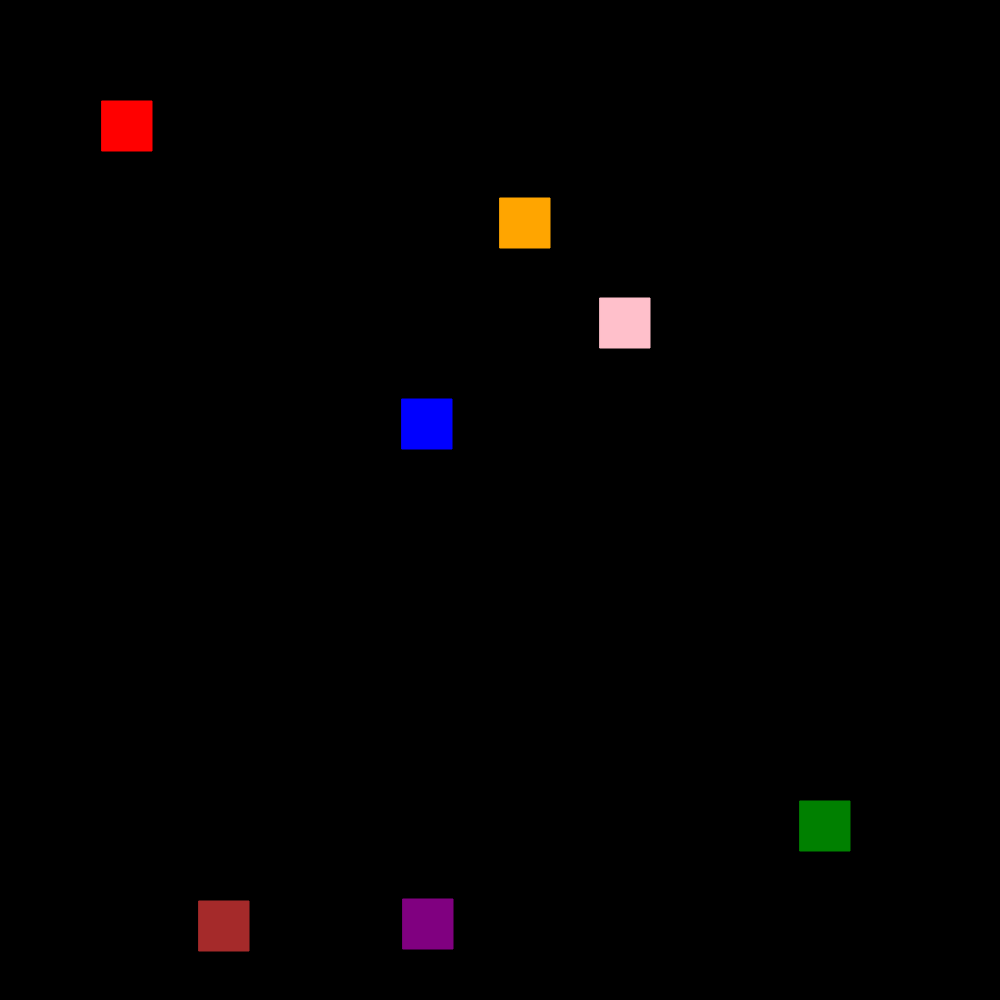
Frame 1 (no input)
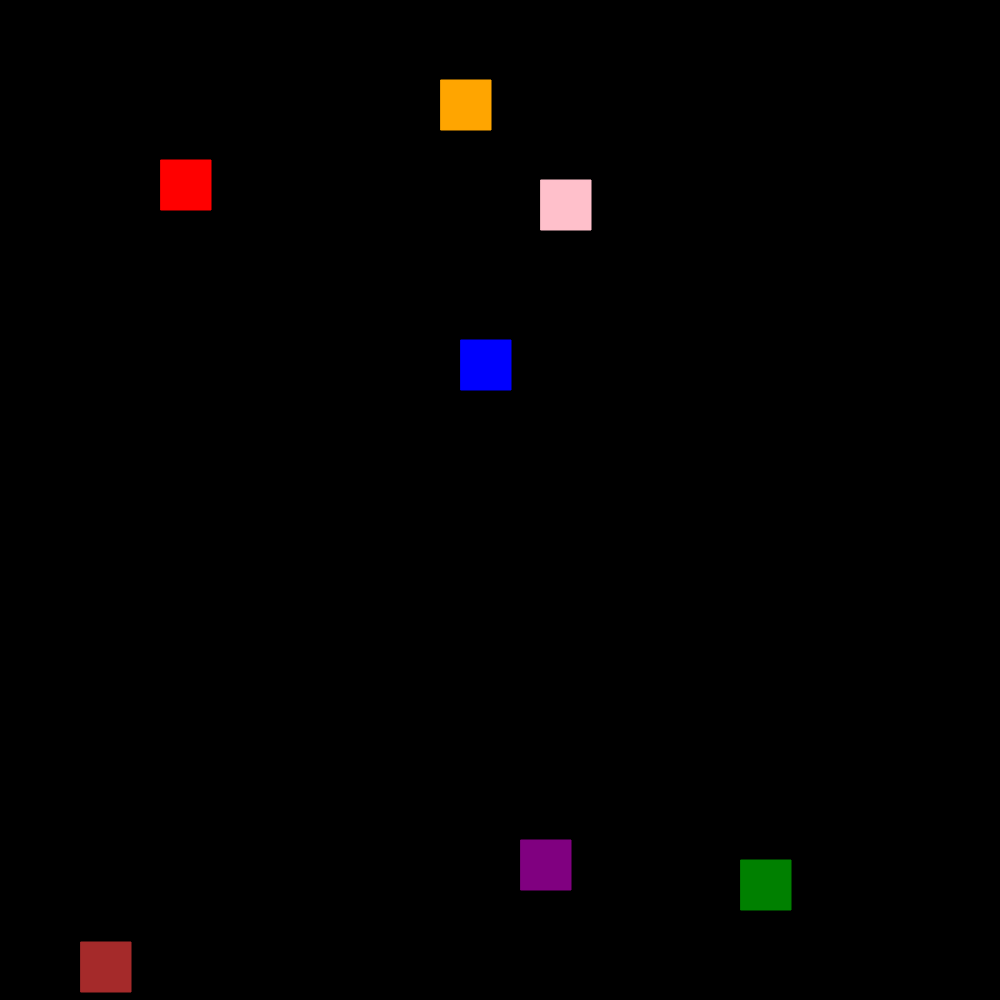
Frame 60 (no input)
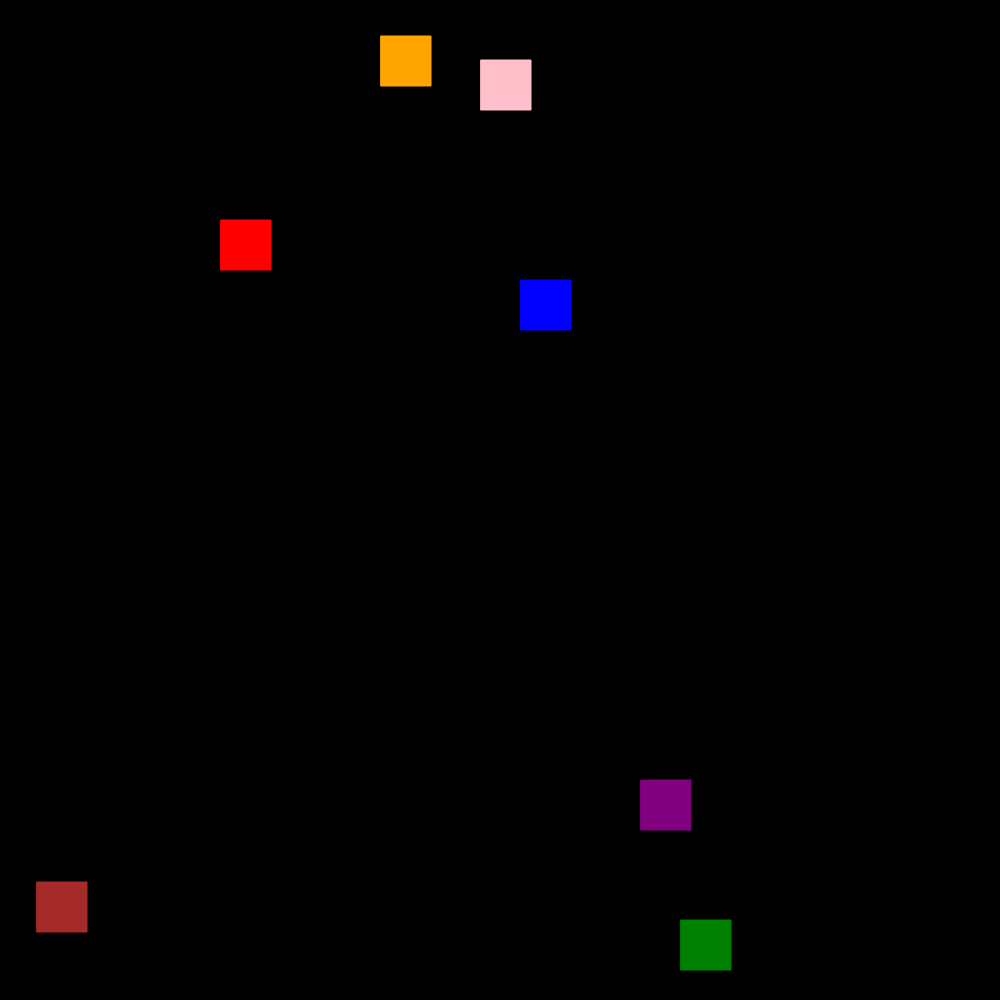
Frame 120 (the mouse pressed at the canvas centre since frame 60)

The p5.js sketch that drew these frames (run headless with seeded random() and noise() and a simulated clock; from frame 60 on, the mouse is pressed at the canvas centre):

// p5.js sketch
// ── sketch.js
var testSquare;
var myArrayOfSquares = [1, 2, 3, 4, 5, 6, 7];


function setup() {
  createCanvas(1000, 1000);
  myArrayOfSquares[0] = new squares(100, 100, "red", 950, 950, 50, 50, 1, 1);
  myArrayOfSquares[1] = new squares(800, 800, "green", 950, 950, 50, 50, -1, 1);
  myArrayOfSquares[2] = new squares(400, 400, "blue", 950, 950, 50, 50, 1, -1);
  myArrayOfSquares[3] = new squares(500, 200, "orange", 950, 950, 50, 50, -1, -2);
  myArrayOfSquares[4] = new squares(400, 900, "purple", 950, 950, 50, 50, 2, -1);
  myArrayOfSquares[5] = new squares(600, 300, "pink", 950, 950, 50, 50, -1, -2);
  myArrayOfSquares[6] = new squares(200, 900, "brown", 950, 950, 50, 50, -2, 1);
  background("Black");
}

function draw() {
  background("black");
  for (var index = 0; index < myArrayOfSquares.length; index++) {
    myArrayOfSquares[index].display();
    
  }
}



function squares(xLocation, yLocation, squareColour, yBounds, xBounds, XSize, YSize, xDirection, yDirection) {

  //attributes
  this.xLocation = xLocation;
  this.yLocation = yLocation;
  this.squareColour = squareColour;
  this.yBounds = yBounds;
  this.xBounds = xBounds;
  this.XSize = XSize;
  this.YSize = YSize;
  this.xDirection = xDirection;
  this.yDirection = yDirection;

  //methods
  this.display = function () {

    if (this.xLocation > this.xBounds || this.xLocation < 0) {
      this.xDirection = this.xDirection * - 1;
     
    }

    if (this.yLocation > this.yBounds || this.yLocation < 0) {
      this.yDirection = this.yDirection * - 1;
     
    }

  

    if (dist(mouseX, mouseY, this.xLocation, this.yDirection) < 70) {
      this.yDirection = this.yDirection * - 1;
      this.xDirection = this.xDirection * - 1;
    }    



    push();
    fill(squareColour);
    stroke(squareColour);
    this.xLocation = (this.xLocation + this.xDirection);
    this.yLocation = (this.yLocation + this.yDirection);
    rect(this.xLocation + 1, this.yLocation, this.XSize, this.YSize)
    pop();




  }
}
